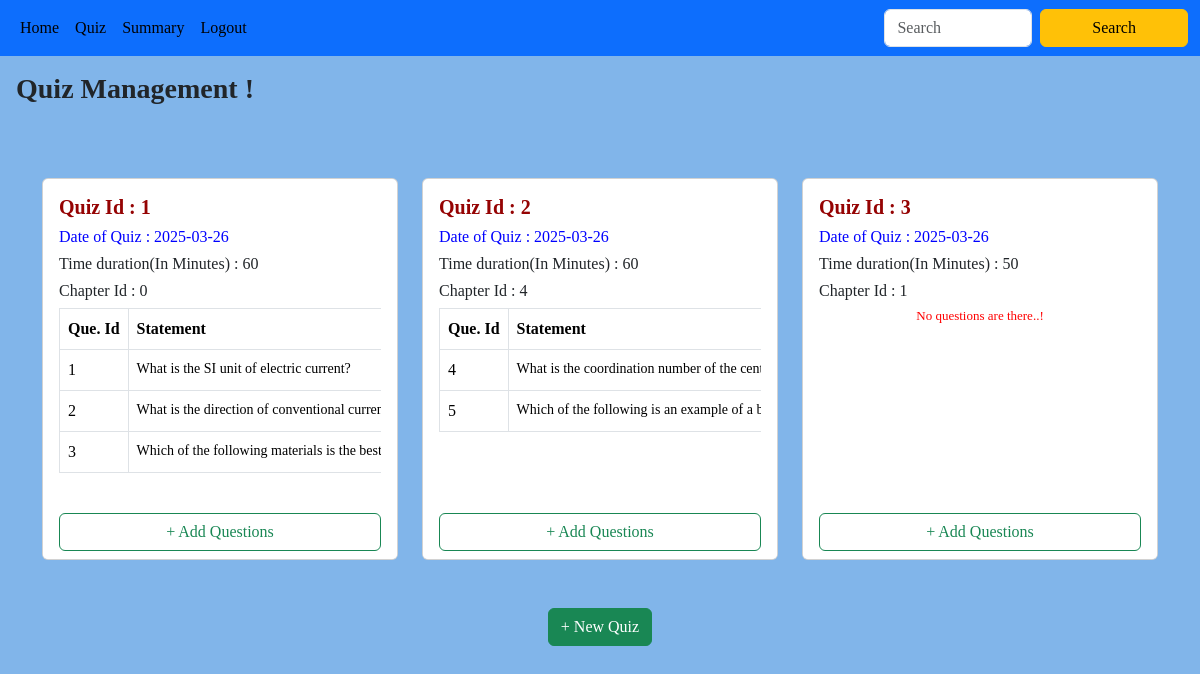
The page /admin_quiz/3 on the database its author committed.
### backend/models.py (models this page shows)
class Quiz(db.Model):
    __tablename__ = "quiz"
    id = db.Column(db.Integer, primary_key=True)
    date_of_quiz = db.Column(db.Date, nullable=False)
    time_duration_minutes = db.Column(db.Integer, nullable=False)
    chapter_id = db.Column(db.Integer, db.ForeignKey("chapter.id"), nullable=False, index=True)
    remark = db.Column(db.String(), nullable=True ,default="No remark")
    questions = db.relationship("Question", cascade="all,delete-orphan", backref="quiz", lazy=True)
    scores = db.relationship("Score", cascade="all,delete-orphan", backref="quiz", lazy=True)

class Question(db.Model):
    __tablename__ = 'question'
    id = db.Column(db.Integer, primary_key=True)
    quiz_id = db.Column(db.Integer, db.ForeignKey('quiz.id'), nullable=False, index=True)
    question_statement = db.Column(db.String(), nullable=False)
    option1 = db.Column(db.String(), nullable=False)
    option2 = db.Column(db.String(), nullable=False)
    option3 = db.Column(db.String(), nullable=False)
    option4 = db.Column(db.String(), nullable=False)
    correct_option = db.Column(db.String(), nullable=False)

### backend/controller.py (the view)
@app.route("/admin_quiz/<id>")
def admin_quiz(id):
    quizzes=get_quiz()
    chapters=get_chapter()
    return render_template("admin_quiz.html",id=id,quizzes=quizzes,chapters=chapters)

### backend/controller.py (called while the page is built)
def get_chapter():
    chapters=Chapter.query.all()
    return chapters

def get_quiz():
    quizzes=Quiz.query.all()
    return quizzes

### templates/admin_quiz.html (shortened to what this page needs)
{% extends "admin_layout.html" %}
{% block content %}
<h3 class="p-3" style="font-family: 'Times New Roman', Times, serif; font-weight: bold;">
    Quiz Management !
</h3>
<br><br>
{% if quizzes %}
<div class="container">
    <div class="row row-cols-1 row-cols-md-2 row-cols-lg-3 g-4">
        {% for quiz in quizzes %}
        <div class="col">
            <div class="card h-100 d-flex flex-column">
                <div class="card-body flex-grow-1">
                 <h5 class="card-title" style="color: rgb(149, 3, 3); font-weight: bold; font-family: Georgia, 'Times New Roman', Times, serif;">Quiz Id : {{ quiz.id }}</h5>
                 <h6 style="color: blue;">Date of Quiz : {{quiz.date_of_quiz}}</h6>
                 <h6>Time duration(In Minutes) : {{quiz.time_duration_minutes}}</h6>
                    <div class="table-responsive">
                        <h6>Chapter Id : {{quiz.chapter_id}}</h6>
                        <table class="table table-bordered">
                        {% if quiz.questions %}
                            <thead>
                                <tr>
                                    <th>Que. Id</th>
                                    <th>Statement</th>
                                </tr>
                            </thead>
                            <tbody>
                                 {% for question in quiz.questions%}
                                <tr>
                                    <td>{{question.id}}</td>
                                    <td class="signup-link"><a href="" style="color: black;">{{question.question_statement}}</a></td>
                                </tr>
                                {%endfor%}
                            </tbody>
                        {%else%}
                            <div>
                              <h4 class="center">No questions are there..!</h4>
                            </div>
                        {%endif%}
                        </table>
                    </div>
                </div>
                <div class="card-footer bg-white border-top-0">
                    <a href="/add_que/{{quiz.id}}/{{id}}" class="btn btn-outline-success w-100">+ Add Questions</a>
                </div>
            </div>
        </div>
        {% endfor %}
    </div>
</div>
{%else%}
  <div>
    <h5 class="center">No Subjects are there..!</h5>
  </div>
{% endif %}
<br><br>
<div class="d-flex justify-content-center">
    <a type="button" class="btn btn-success" href="/add_quiz/{{id}}">+ New Quiz</a>
</div>
{% endblock %}

### static/main.css (style rules this page uses)
body { margin: 0; padding: 0; font-family:Georgia, 'Times New Roman', Times, serif; background-color: #81b5ea; }
.signup-link { margin-top: 15px; font-size: 14px; color: #555; }
.signup-link a { color: #007BFF; text-decoration: none; }
.center { text-align: center; margin: 2px; color:red; font-family: Georgia, 'Times New Roman', Times, serif; font-size: small; }
.table th, .table td { white-space: nowrap; }

### rows shown on the page
Quiz: id "1", date_of_quiz "2025-03-26", time_duration_minutes "60", chapter_id "0"
Question: id "1", question_statement "What is the SI unit of electric current?"
Question: id "2", question_statement "What is the direction of conventional…"
Question: id "3", question_statement "Which of the following materials is the best…"
Quiz: id "2", date_of_quiz "2025-03-26", time_duration_minutes "60", chapter_id "4"
Question: id "4", question_statement "What is the coordination number of the…"
Question: id "5", question_statement "Which of the following is an example of a…"
Quiz: id "3", date_of_quiz "2025-03-26", time_duration_minutes "50", chapter_id "1", shows "No questions are there..!"
